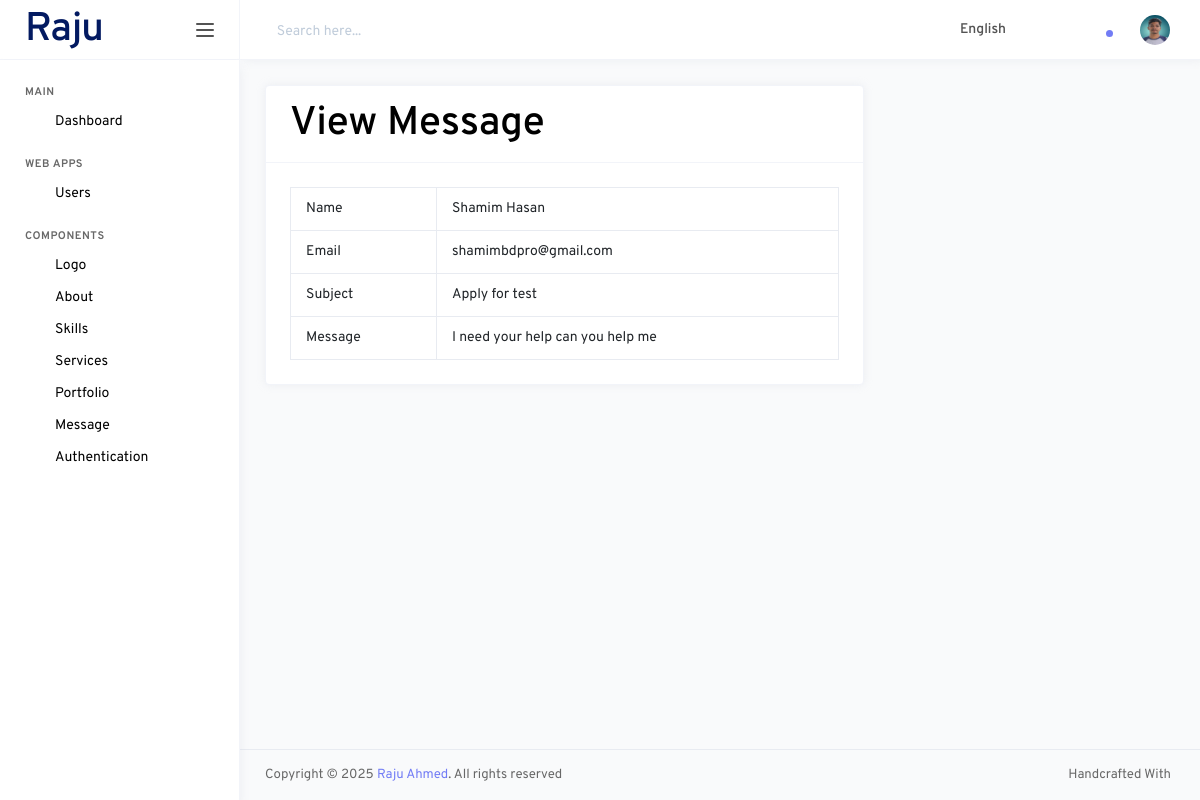
/components/message/view.php?id=24 (signed in), run on the app's committed database.
### tables this page shows
CREATE TABLE `users` (
  `id` int NOT NULL,
  `name` varchar(255) NOT NULL,
  `email` varchar(255) NOT NULL,
  `password` varchar(255) NOT NULL,
  `photo` varchar(255) DEFAULT NULL
);

CREATE TABLE `messages` (
  `id` int NOT NULL,
  `name` varchar(100) NOT NULL,
  `email` varchar(100) NOT NULL,
  `subject` varchar(150) NOT NULL,
  `message` varchar(500) NOT NULL,
  `status` int NOT NULL DEFAULT '0',
  `created_at` date DEFAULT NULL
);

### components/message/view.php (the view, shortened to what this page needs)
<?php
require '../../db.php';
require '../../includes/header.php';
$id = $_GET['id'];
$sql = "SELECT * FROM messages WHERE id = '$id'";
$reselt = $conn->query($sql);
$data = mysqli_fetch_assoc($reselt);
?>
<div class="row">
    <div class="col-lg-8">
        <div class="card">
            <div class="card-header">
                <h2>View Message</h2>
            </div>
            <div class="card-body">
                <table class="table table-bordered">
                    <tr>
                        <td>Name</td>
                        <td><?= $data['name']?></td>
                    </tr>
                    <tr>
                        <td>Email</td>
                        <td><?= $data['email']?></td>
                    </tr>
                    <tr>
                        <td>Subject</td>
                        <td><?= $data['subject']?></td>
                    </tr>
                    <tr>
                        <td>Message</td>
                        <td><?= $data['message']?></td>
                    </tr>
                </table>
            </div>
        </div>
    </div>
</div>
<?php
require "../../includes/footer.php";
?>

### includes/header.php (shortened to what this page needs)
<?php
$logged_id = $_SESSION['logged_id'];
$sql = "SELECT * FROM users WHERE id = '$logged_id'";
$result = mysqli_query($conn, $sql);
$row = mysqli_fetch_assoc($result);
?>
<!DOCTYPE html>
<html lang="en">
<head>
    <link rel="stylesheet" href="/wdlv2403/dashboard/assets/vendors/core/core.css">
    <link rel="stylesheet" href="/wdlv2403/dashboard/assets/vendors/bootstrap-datepicker/bootstrap-datepicker.min.css">
    <link rel="stylesheet" href="/wdlv2403/dashboard/assets/fonts/feather-font/css/iconfont.css">
    <link rel="stylesheet" href="https://cdn.datatables.net/2.2.2/css/dataTables.dataTables.css" />
    <link rel="stylesheet" href="/wdlv2403/dashboard/assets/vendors/flag-icon-css/css/flag-icon.min.css">
    <link rel="stylesheet" href="/wdlv2403/dashboard/assets/css/demo_1/style.css">
</head>
<body>
<div class="main-wrapper">
    <nav class="sidebar">
        <div class="sidebar-header">
            <a href="" class="sidebar-brand">
                <h2>Raju</h2>
            </a>
            <div class="sidebar-toggler not-active">
                <span></span>
                <span></span>
                <span></span>
            </div>
        </div>
        <div class="sidebar-body">
            <ul class="nav">
                <li class="nav-item nav-category">Main</li>
                <li class="nav-item">
                    <a href="/wdlv2403/dashboard.php" class="nav-link">
                        <i class="link-icon" data-feather="box"></i>
                        <span class="link-title">Dashboard</span>
                    </a>
                </li>
                <li class="nav-item nav-category">web apps</li>
                <li class="nav-item">
                    <a class="nav-link" href="/wdlv2403/users/user.php" >
                        <i class="link-icon" data-feather="users"></i>
                        <span class="link-title">Users</span>
                    </a>
                </li>
                <li class="nav-item nav-category">Components</li>
                <li class="nav-item">
                    <a class="nav-link" href="/WDLV2403/components/logo/logo.php">
                        <i class="link-icon" data-feather="feather"></i>
                        <span class="link-title">Logo</span>
                    </a>
                </li>
                <li class="nav-item">
                    <a class="nav-link" href="/WDLV2403/components/about/about.php">
                        <i class="link-icon" data-feather="user"></i>
                        <span class="link-title">About</span>
                    </a>
                </li>
                <li class="nav-item">
                    <a class="nav-link" href="/WDLV2403/components/skill/skill.php">
                        <i class="link-icon" data-feather="inbox"></i>
                        <span class="link-title">Skills</span>
                    </a>
                </li>
                <li class="nav-item">
                    <a class="nav-link" href="/WDLV2403/components/services/service.php">
                        <i class="link-icon" data-feather="pie-chart"></i>
                        <span class="link-title">Services</span>
                    </a>
                </li>
                <li class="nav-item">
                    <a class="nav-link" href="/WDLV2403/components/portfolio/portfolio.php">
                        <i class="link-icon" data-feather="layout"></i>
                        <span class="link-title">Portfolio</span>
                    </a>
                </li>
                <li class="nav-item">
                    <a class="nav-link" href="/WDLV2403/components/message/message.php">
                        <i class="link-icon" data-feather="inbox"></i>
                        <span class="link-title">Message</span>
                    </a>
                </li>
                <li class="nav-item">
                    <a class="nav-link" data-toggle="collapse" href="#authPages" role="button" aria-expanded="false" aria-controls="authPages">
                        <i class="link-icon" data-feather="unlock"></i>
                        <span class="link-title">Authentication</span>
                        <i class="link-arrow" data-feather="chevron-down"></i>
                    </a>
                </li>
            </ul>
        </div>
    </nav>
    <div class="page-wrapper">
        <nav class="navbar">
            <div class="navbar-content">
                <form class="search-form">
                    <div class="input-group">
                        <input type="text" class="form-control" id="navbarForm" placeholder="Search here...">
                    </div>
                </form>
                <ul class="navbar-nav">
                    <li class="nav-item dropdown">
                        <a class="nav-link dropdown-toggle" href="#" id="languageDropdown" role="button" data-toggle="dropdown" aria-haspopup="true" aria-expanded="false">
                            <i class="flag-icon flag-icon-us mt-1" title="us"></i> <span class="font-weight-medium ml-1 mr-1 d-none d-md-inline-block">English</span>
                        </a>
                    </li>
                    <li class="nav-item dropdown nav-apps">
                    </li>
                    <li class="nav-item dropdown nav-messages">
                    </li>
                    <li class="nav-item dropdown nav-notifications">
                        <a class="nav-link dropdown-toggle" href="#" id="notificationDropdown" role="button" data-toggle="dropdown" aria-haspopup="true" aria-expanded="false">
                            <div class="indicator">
                                <div class="circle"></div>
                            </div>
                        </a>
                    </li>
                    <li class="nav-item dropdown nav-profile">
                        <a class="nav-link dropdown-toggle" href="#" id="profileDropdown" role="button" data-toggle="dropdown" aria-haspopup="true" aria-expanded="false">
                            <?php
                            if ($row['photo'] == '') {
                                echo '<img src="/wdlv2403/uploads/user/default_user.png" width="200" />';
                            } else {
                                echo '<img src="/wdlv2403/uploads/user/'.$row['photo'].'" width="250" />';
                            }
                            ?>
                        </a>
                    </li>
                </ul>
            </div>
        </nav>
        <div class="page-content">

### data on the page
users: photo (picture)
messages: name "Shamim Hasan", email "shamimbdpro@gmail.com", subject "Apply for test", message "I need your help can you help me"
